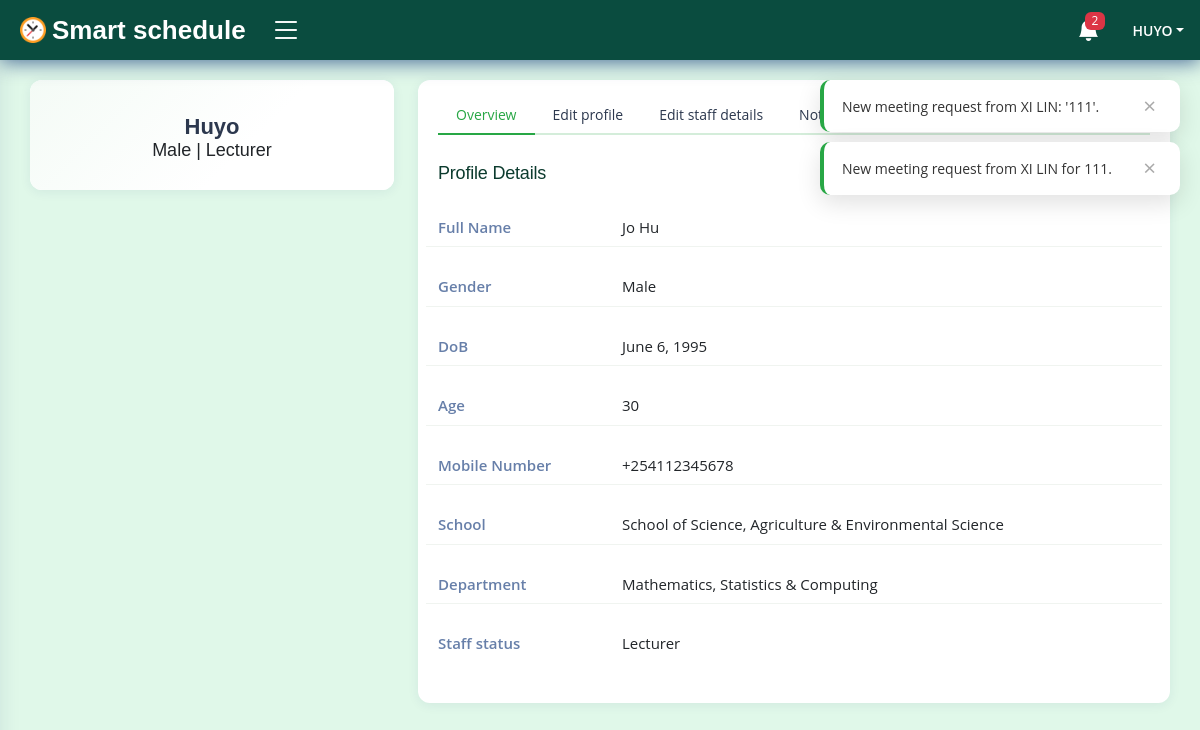
The page /auth/profile/Admin/faculty/ (signed in) on the database its author committed.
### accounts/models.py (models this page shows, shortened)
class User(AbstractUser):
    REMINDER_TIME_CHOICES = [
        ('60min', '60 minutes before'),
        ('30min', '30 minutes before'),
        ('15min', '15 minutes before'),
        ('instant', 'Instant'),
    ]
    NOTIFICATION_METHOD_CHOICES = [
        ('in_app', 'In-App'),
        ('email', 'Email'),
        ('both', 'Both'),
    ]
    id = models.CharField(max_length=50, primary_key=True, unique=True, editable=False)
    first_name = models.CharField(max_length=15, blank=False)
    last_name = models.CharField(max_length=15, blank=False)
    email = models.EmailField(unique=True)
    gender = models.CharField(max_length=7, blank=False)
    dob = models.DateField(null=True, blank=False, db_column='Date of Birth')
    age = models.PositiveIntegerField(default=0, editable=False)
    mobile_no = PhoneNumberField()
    is_student = models.BooleanField(default=False)
    date_updated = models.DateTimeField(auto_now=True)
    reminder_preference = models.CharField(
        max_length=100,  # Increased length to store multiple values
        default='15min',
        verbose_name='Reminder Times',
        help_text='Select one or more reminder times.'
    )
    notification_method = models.CharField(
        max_length=10,
        choices=NOTIFICATION_METHOD_CHOICES,
        default='in_app',
        verbose_name='Notification Method',
    )
    REQUIRED_FIELDS = ['username']
    USERNAME_FIELD = 'email'
    def __str__(self) -> str:
        return self.username
    class Meta:
        ordering = ['username', 'first_name', 'last_name']

class Faculty(models.Model):
    id = models.CharField(max_length=50, primary_key=True, unique=True, editable=False)
    staff = models.OneToOneField(User, on_delete=models.CASCADE, editable=False)
    school = models.CharField(max_length=70, blank=False)
    department = models.CharField(max_length=40, blank=False)
    position = models.CharField(max_length=20, blank=False)
    date_created = models.DateTimeField(auto_now_add=True)
    date_updated = models.DateTimeField(auto_now=True)
    def __str__(self) -> str:
        return f'{self.staff}'
    class Meta:
        ordering = ['staff', 'school']
        verbose_name_plural = 'Faculty records'

### accounts/views.py (the view, shortened to what this page needs)
# urls.py: path('profile/<str:staff_name>/faculty/', views.EditFacultyStaffProfileView.as_view(), name='faculty_profile'),
@method_decorator(login_required(login_url='login'), name='get')
@method_decorator(user_passes_test(lambda user: user.is_staff is False and user.is_superuser is False), name='get')
class EditFacultyStaffProfileView(View):
    profile_form_class = EditProfileForm
    faculty_form_class = EditFacultyDetailsForm
    reminder_form_class = ReminderSettingsForm
    template_name = 'dashboard/faculty/profile.html'
    def get(self, request, staff_name, *args, **kwargs):
        editprofile_form = self.profile_form_class(instance=request.user)
        editfaculty_form = self.faculty_form_class(instance=request.user.faculty)
        reminder_form = self.reminder_form_class(instance=request.user)
        context = {
            'EditProfileForm': editprofile_form,
            'UpdateFacultyDetailsForm': editfaculty_form,
            'ReminderSettingsForm': reminder_form,
        }
        return render(request, self.template_name, context)

### campus/processors/context_processors.py (called while the page is built)
def user_notifications(request):
    if request.user.is_authenticated:
        unread_notifications = Notification.objects.filter(recipient=request.user, is_read=False)
        all_notifications = Notification.objects.filter(recipient=request.user)
        context = {
            'unread_notifications': unread_notifications,
            'unread_notifications_count': unread_notifications.count(),
            'all_notifications': all_notifications,
        }
    else:
        context = {
            'unread_notifications': [],
            'unread_notifications_count': 0,
            'all_notifications': [],
        }
    return context

### campus/templates/dashboard/faculty/profile.html (shortened to what this page needs)
{% extends 'dashboard/faculty/base.html' %}{% block title %}Profile page{% endblock %}
	{% load crispy_forms_tags %}
	{% block content %}
	<main id="main" class="main">
		<section class="section profile">
			<div class="row">
				<div class="col-xl-4">
					<div class="card">
						<div class="card-body profile-card pt-4 d-flex flex-column align-items-center">
							<h2>{{ request.user.username|title }}</h2>
							{% if request.user.is_student is True %}
							<h3>{{ request.user.gender|default:" -- " }} | {{ request.user.student.year|default:" -- " }}</h3>
							{% else %}
							<h3>{{ request.user.gender|default:" -- " }} | {{ request.user.faculty.position|default:" -- " }}</h3>
							{% endif %}
						</div>
					</div>
				</div>
				<div class="col-xl-8">
					<div class="card">
						<div class="card-body pt-3">
							<ul class="nav nav-tabs nav-tabs-bordered">
								<li class="nav-item">
									<button class="nav-link active" data-bs-toggle="tab" data-bs-target="#profile-overview">Overview</button>
								</li>
								<li class="nav-item">
									<button class="nav-link" data-bs-toggle="tab" data-bs-target="#profile-edit">Edit profile</button>
								</li>
								<li class="nav-item">
									<button class="nav-link" data-bs-toggle="tab" data-bs-target="#staff-details-edit">Edit staff details</button>
								</li>
								<li class="nav-item">
									<button class="nav-link" data-bs-toggle="tab" data-bs-target="#notification-settings">Notification Settings</button>
								</li>
								<li class="nav-item">
									<button class="nav-link" data-bs-toggle="tab" data-bs-target="#profile-change-password">Change Password</button>
								</li>
							</ul>
							<div class="tab-content pt-2">
								<div class="tab-pane fade show active profile-overview" id="profile-overview">
									<h5 class="card-title">Profile Details</h5>
									<div class="row">
										<div class="col-xl-3 col-lg-4 label">Full Name</div>
										<div class="col-xl-9 col-lg-8">{{ request.user.first_name|title }} {{ request.user.last_name|title }}</div>
									</div>
									<div class="row">
										<div class="col-xl-3 col-lg-4 label">Gender</div>
										<div class="col-xl-9 col-lg-8">{{ request.user.gender|default:" -- " }}</div>
									</div>
									<div class="row">
										<div class="col-xl-3 col-lg-4 label">DoB</div>
										<div class="col-xl-9 col-lg-8">{{ request.user.dob|default:" -- " }}</div>
									</div>
									<div class="row">
										<div class="col-xl-3 col-lg-4 label">Age</div>
										<div class="col-xl-9 col-lg-8">{{ request.user.age|default:"0" }}</div>
									</div>
									<div class="row">
										<div class="col-xl-3 col-lg-4 label">Mobile Number</div>
										<div class="col-xl-9 col-lg-8">{{ request.user.mobile_no|default:" -- " }}</div>
									</div>
									<div class="row">
										<div class="col-xl-3 col-lg-4 label">School</div>
										<div class="col-xl-9 col-lg-8">{{ request.user.faculty.school|default:" -- " }}</div>
									</div>
									<div class="row">
										<div class="col-xl-3 col-lg-4 label">Department</div>
										<div class="col-xl-9 col-lg-8">{{ request.user.faculty.department|default:" -- " }}</div>
									</div>
									<div class="row">
										<div class="col-xl-3 col-lg-4 label">Staff status</div>
										<div class="col-xl-9 col-lg-8">{{ request.user.faculty.position|default:" -- " }}</div>
									</div>
								</div>
							</div>
						</div>
					</div>
				</div>
			</div>
		</section>
	</main>
	{% endblock %}

### campus/templates/dashboard/faculty/base.html (shortened to what this page needs)
{% load static %}
{% load custom_filters %}
<!DOCTYPE html>
<html lang="en">
<head>
    <link href="https://cdn.jsdelivr.net/npm/bootstrap@5.3.2/dist/css/bootstrap.min.css" rel="stylesheet">
    <link rel="stylesheet" href="https://cdn.jsdelivr.net/npm/bootstrap-icons@1.11.1/font/bootstrap-icons.css">
    <link href="{% static 'css/styles.css' %}" rel="stylesheet">
    <link href="{% static 'css/custom.css' %}?v=2.0" rel="stylesheet">
    <link rel="stylesheet" href="https://cdn.jsdelivr.net/npm/fullcalendar@5.10.0/main.min.css">
</head>
<body>
    <header id="header" class="header fixed-top d-flex align-items-center">
        <div class="d-flex align-items-center justify-content-between">
            <a href="{% url 'faculty_homepage' %}" class="logo d-flex align-items-center">
                <img src="{% static 'img/logo/logo.png' %}" alt="logo">
                <span class="d-none d-lg-block text-white">Smart schedule</span>
            </a>
            <i class="bi bi-list toggle-sidebar-btn"></i>
        </div>
        <nav class="header-nav ms-auto">
            <ul class="d-flex align-items-center">
                <li class="nav-item dropdown">
                    <a class="nav-link nav-icon" href="#" data-bs-toggle="dropdown">
                        <i class="bi bi-bell-fill"></i>
                        {% if unread_notifications_count %}
                        <span class="badge bg-danger badge-number">{{ unread_notifications_count }}</span>
                        {% endif %}
                    </a>
                </li>
                <li class="nav-item dropdown pe-3">
                    <a class="nav-link nav-profile d-flex align-items-center pe-0" href="" data-bs-toggle="dropdown">
                        <span class="d-none d-md-block dropdown-toggle ps-2">{{ request.user.username }}</span>
                    </a>
                </li>
            </ul>
        </nav>
    </header>
    {% block content %}
    {% endblock %}
    <div id="toast-container"></div>
</body>
</html>

### static/css/styles.css (style rules this page uses)
:root { scroll-behavior: smooth; }
body { font-family: "Open Sans", sans-serif; background: #e0f8e9; color: #444444; }
a { color: #28a745; text-decoration: none; }
h1, h2, h3, h4, h5, h6 { font-family: "Nunito", sans-serif; }
#main { margin-top: 60px; padding: 20px 30px; transition: all 0.3s; }
.card { margin-bottom: 30px; border: none; border-radius: 5px; box-shadow: 0px 0 30px rgba(1, 41, 112, 0.1); }
.card-title { padding: 20px 0 15px 0; font-size: 18px; font-weight: 500; color: #0c3b2e; font-family: "Poppins", sans-serif; }
.card-body { padding: 0 20px 20px 20px; }
.nav-tabs-bordered { border-bottom: 2px solid #ebeef4; }
.nav-tabs-bordered .nav-link { margin-bottom: -2px; border: none; color: #2c384e; }
.nav-tabs-bordered .nav-link.active { background-color: #fff; color: #28a745; border-bottom: 2px solid #28a745; }
.logo { line-height: 1; }
@media (min-width: 1200px) { .logo { width: 240px; } }
.logo img { max-height: 26px; margin-right: 6px; }
.logo span { font-size: 26px; font-weight: 700; color: #0c3b2e; font-family: "Nunito", sans-serif; }
.header { transition: all 0.5s; z-index: 997; height: 60px; box-shadow: 0px 2px 20px rgba(1, 41, 112, 0.7); background-color: #0a4c3f; padding-left: 20px; }
.header .toggle-sidebar-btn { font-size: 32px; padding-left: 10px; cursor: pointer; color: #fff; }
.header-nav ul { list-style: none; }
.header-nav>ul { margin: 0; padding: 0; }
.header-nav .nav-icon { font-size: 22px; color: #fff; margin-right: 25px; position: relative; }
.header-nav .nav-profile { color: #fff; }
.header-nav .nav-profile span { font-size: 14px; font-weight: 600; }
.header-nav .badge-number { position: absolute; inset: -2px -5px auto auto; font-weight: normal; font-size: 12px; padding: 3px 6px; }
@media (min-width: 1200px) { #main, #footer { margin-left: 300px; } }
@media (min-width: 1200px) { .toggle-sidebar #main, .toggle-sidebar #footer { margin-left: 0; } }
.profile .profile-card h2 { font-size: 24px; font-weight: 700; color: #2c384e; margin: 10px 0 0 0; }
.profile .profile-card h3 { font-size: 18px; }
.profile .profile-overview .row { margin-bottom: 20px; font-size: 15px; }
.profile .profile-overview .card-title { color: #0c3b2e; }
.profile .profile-overview .label { font-weight: 600; color: rgba(1, 41, 112, 0.6); }

### static/css/custom.css (style rules this page uses)
#toast-container { position: fixed; top: 80px; right: 20px; z-index: 1056; }
#main { animation: fadeSlideIn 0.35s ease both; }
.card { border-radius: 12px !important; box-shadow: 0 2px 12px rgba(1,41,112,0.07) !important; transition: box-shadow 0.25s ease, transform 0.25s ease; }
.card-body { border-radius: 12px; }
.card-title { letter-spacing: -0.2px; }
.badge { border-radius: 6px; padding: 0.35em 0.65em; font-weight: 500; letter-spacing: 0.02em; }
.profile .profile-card { background: linear-gradient(135deg, #f4fbf6 0%, #fff 60%); border-radius: 12px; }
.profile .profile-card h2 { font-size: 22px; }
.profile .profile-overview .row { padding: 8px 0; border-bottom: 1px solid #f0f4f0; }
.profile .profile-overview .row:last-child { border-bottom: none; }
.nav-tabs-bordered { border-bottom: 2px solid #d4edda; }
.nav-tabs-bordered .nav-link { border-radius: 8px 8px 0 0; padding: 8px 18px; font-weight: 500; font-size: 0.875rem; }

### rows shown on the page
User: user.username "HUYO", user.username "Huyo", user.gender "Male", user.faculty.position "Lecturer", user.first_name "Jo", user.last_name "Hu", user.dob "June 6, 1995", user.age "30", user.mobile_no "+254112345678", user.faculty.school "School of Science, Agriculture & Environmental Science", user.faculty.department "Mathematics, Statistics & Computing"

### other values the page prints
{{ unread_notifications_count }} "2"
